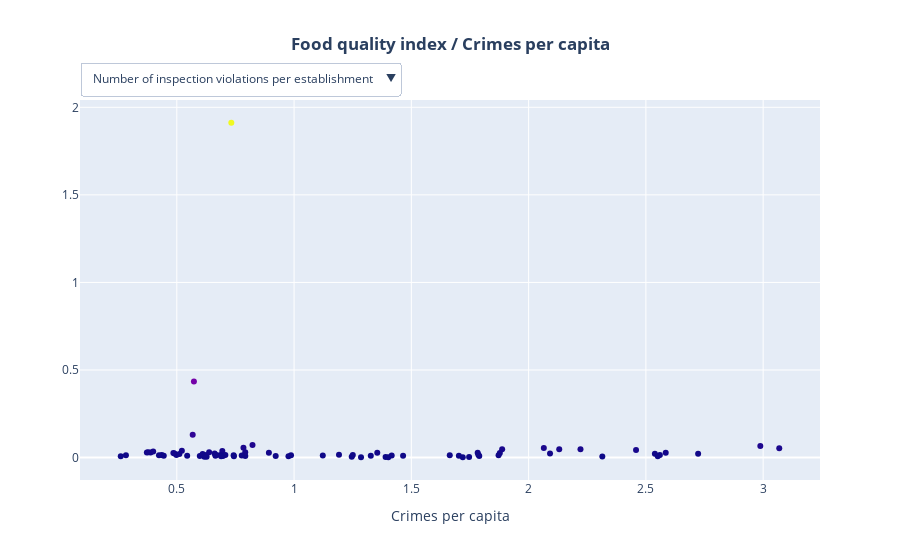

This figure's notebook cell:
### Markdown cell above
Our results show that there is no significant correlation between criminality and food quality. We also plot the scatter plots for visualization.

### Code cell
# Criminality scatter plots
create_scatter_plots(criminality, "Crimes per capita", "crimes_scatter_plots")
